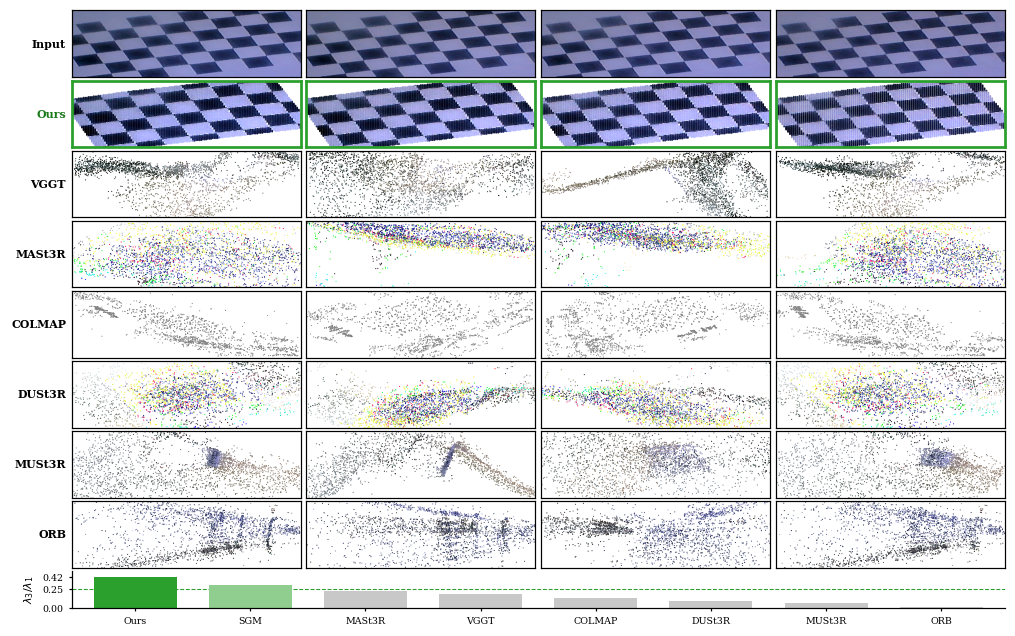
#> input picture figures/fig_qualitative_chessboard.png, 1015 x 636 px
$ python -i _gen_fig_qualitative_comparison.py   (imports and definitions only)   (older library calls are emulated)
#> lines starting #> are read from the running program, lines starting #| are printed output that depends on the picture
#> further down, picture is the input picture: shape (636, 1015, 3); mean B, G, R 214.6, 208.9, 206
#!/usr/bin/env python3
# -*- coding: utf-8 -*-
"""Split the qualitative benchmark into three light figures.

Point clouds are rasterised inside the PDF so a viewer does not walk
thousands of vector markers when the page is opened.

  fig_qualitative_chessboard.pdf   per-frame checker heightfields + fused shape
  fig_qualitative_trajectory.pdf   measured GT / FullGauge / ORB tracks
  fig_qualitative_tissue.pdf       clinical clouds, face and side
"""
from __future__ import annotations

import json
import os
import shutil
import sys
from pathlib import Path

import numpy as np

# [1 line not run here, left out]
import matplotlib

# [1 line not run here, left out]
import matplotlib.pyplot as plt
from matplotlib import cm
import cv2
import open3d as o3d

BASE = Path(r"E:\MIS_TMI_Re_3D")
CODE_DIR = BASE / "re3d_cmpb_results" / "code"
sys.path.insert(0, str(CODE_DIR))
from _opt_ego_pose import sim3_ate, subsample_idx  # noqa: E402
from _eval_ego_recon_orb import orb_centers  # noqa: E402

FIG_DIR = BASE / "re3d_cmpb_results" / "figures"
STAGE_DIR = BASE / "re3d_cmpb_results" / "paper" / "_cmig_clean_stage"
PAPER_DIR = BASE / "re3d_cmpb_results" / "paper"
BENCH = BASE / "benchmark_results"
SCREEN_PATH = BASE / "re3d_cmpb_results" / "results" / "ego_recon_screen.json"

# [12 lines not run here, left out]

# Published 17-sequence Sim3 ATE (mm), used only as panel annotations.
ATE = {
    "traj_20260923_023422": {"fg": 4.55, "vggt": 16.86, "orb": 68.59, "ba": 65.87},
    "traj_20260924_144019": {"fg": 4.66, "vggt": 12.76, "orb": 65.99, "ba": 43.36},
    "traj_20260923_023241": {"fg": 15.90, "vggt": 18.95, "orb": 71.39, "ba": 32.37},
    "traj_20260924_143156": {"fg": 3.12, "vggt": 9.35, "orb": 58.75, "ba": 58.66},
    "traj_20260923_015918": {"fg": 1.31, "vggt": 5.70, "orb": 29.52, "ba": 24.15},
    "traj_20260923_020132": {"fg": 2.35, "vggt": 21.83, "orb": 35.48, "ba": 29.88},
    "traj_20260923_020407": {"fg": 1.85, "vggt": 11.88, "orb": 41.98, "ba": 27.87},
    "rigid_20260924_142902": {"fg": 2.05, "vggt": 5.99, "orb": 37.33, "ba": 22.67},
    "sim_20260924_172955_s10095": {"vggt": 36.97, "orb": 42.13, "ba": 39.85},
    "sim_20260924_173022_s10096": {"vggt": 18.07, "orb": 40.29, "ba": 41.60},
    "sim_20260924_173049_s10097": {"vggt": 37.25, "orb": 21.04, "ba": 24.86},
    "sim_20260924_173116_s10098": {"vggt": 20.75, "orb": 39.55, "ba": 24.53},
}


# [22 lines left out: functions rasterize, pca_align, clip_central, not called in this run]


def normalize_span(pts):
    pts = pts - pts.mean(0)
    span = float(np.ptp(pts, axis=0).max())
    return pts / max(span, 1e-6)


# [51 lines left out: functions subsample, load_ply_rgb, depth_colors, scatter_cloud, style_ours, not called in this run]


def build_ours_heightfield(img_bgr, step=3, z_frac=0.16):
#> called with step = 3, z_frac = 0.16
    rgb = cv2.cvtColor(img_bgr, cv2.COLOR_BGR2RGB)
    gray = cv2.cvtColor(img_bgr, cv2.COLOR_BGR2GRAY)
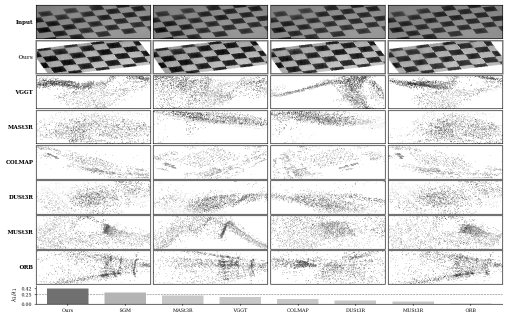
#> gray: shape (636, 1015) (shown at 1/2 size); min 0, max 255, mean 208.7
    flags = cv2.CALIB_CB_ADAPTIVE_THRESH + cv2.CALIB_CB_NORMALIZE_IMAGE
    ret, corners = cv2.findChessboardCorners(gray, (8, 5), flags)
#> ret = False; corners = None
    if not ret:
        ret, corners = cv2.findChessboardCorners(gray, (5, 8), flags)
    mask = np.ones_like(gray) * 255
    if ret:
        corners = cv2.cornerSubPix(
            gray, corners, (5, 5), (-1, -1),
            (cv2.TERM_CRITERIA_EPS + cv2.TERM_CRITERIA_MAX_ITER, 40, 1e-3),
        )
        hull = cv2.convexHull(corners.astype(np.float32))
        mask = np.zeros_like(gray)
        cv2.fillConvexPoly(mask, hull.astype(np.int32), 255)
        mask = cv2.dilate(mask, np.ones((35, 35), np.uint8))
    blur = cv2.bilateralFilter(gray, 9, 75, 75)
    gx = cv2.Sobel(blur, cv2.CV_32F, 1, 0, 3)
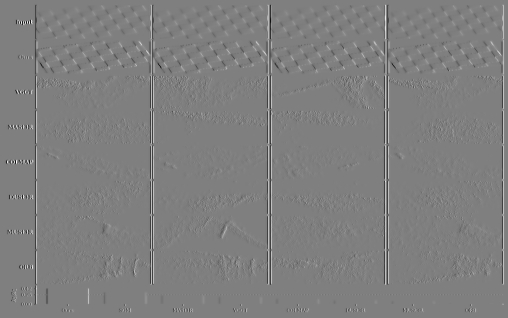
#> gx: shape (636, 1015) float32 (shown at 1/2 size); min -964, max 965, mean 0; drawn with min black and max white
    gy = cv2.Sobel(blur, cv2.CV_32F, 0, 1, 3)
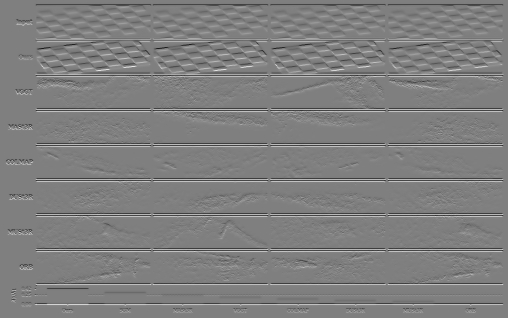
#> gy: shape (636, 1015) float32 (shown at 1/2 size); min -972, max 972, mean 0; drawn with min black and max white
    mag = cv2.GaussianBlur(np.sqrt(gx * gx + gy * gy), (5, 5), 0)
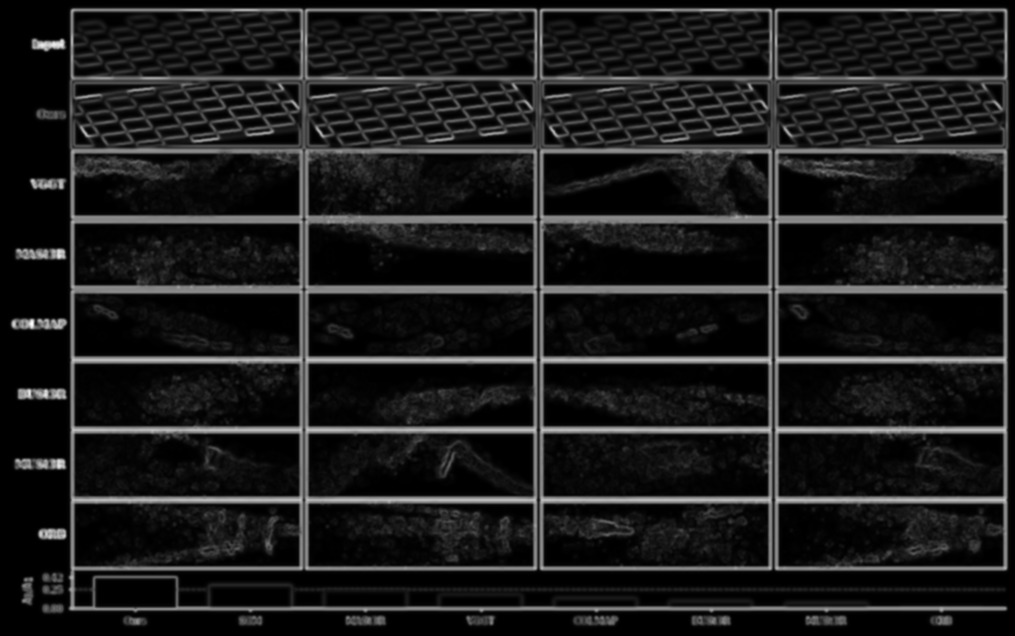
#> mag: shape (636, 1015) float32; min 0, max 881.6, mean 96.5; drawn with min black and max white
    mag = (mag - mag.min()) / (float(np.ptp(mag)) + 1e-8)
    h, w = gray.shape
    ys, xs = np.mgrid[0:h:step, 0:w:step]
    keep = mask[ys, xs] > 0
    xs, ys = xs[keep], ys[keep]
    z = mag[ys, xs] * z_frac * max(h, w)
    pts = np.stack([xs.astype(np.float64), -ys.astype(np.float64), z], axis=1)
    cols = rgb[ys, xs].astype(np.float64) / 255.0
    lum = cols.mean(axis=1, keepdims=True)
    cols = np.clip(0.35 + 1.35 * (cols - 0.35), 0, 1)
    cols = np.clip(cols * (0.55 + 0.9 * lum), 0, 1)
    return normalize_span(pts), cols, rgb, (corners if ret else None)
#> in normalize_span, `span = float(np.ptp(pts, axis=0).max())`: span = 1014


# [365 lines left out: functions pick_board_frames, save_pair, align_sim3, pnp_centers, crop_board, four_views and 3 more, not called in this run]


# [8 lines not run here, left out]

>>> import cv2
>>> picture = cv2.imread('../figures/fig_qualitative_chessboard.png')
>>> result = build_ours_heightfield(picture)

$ run again, on figures/fig_17seq_benchmark.png
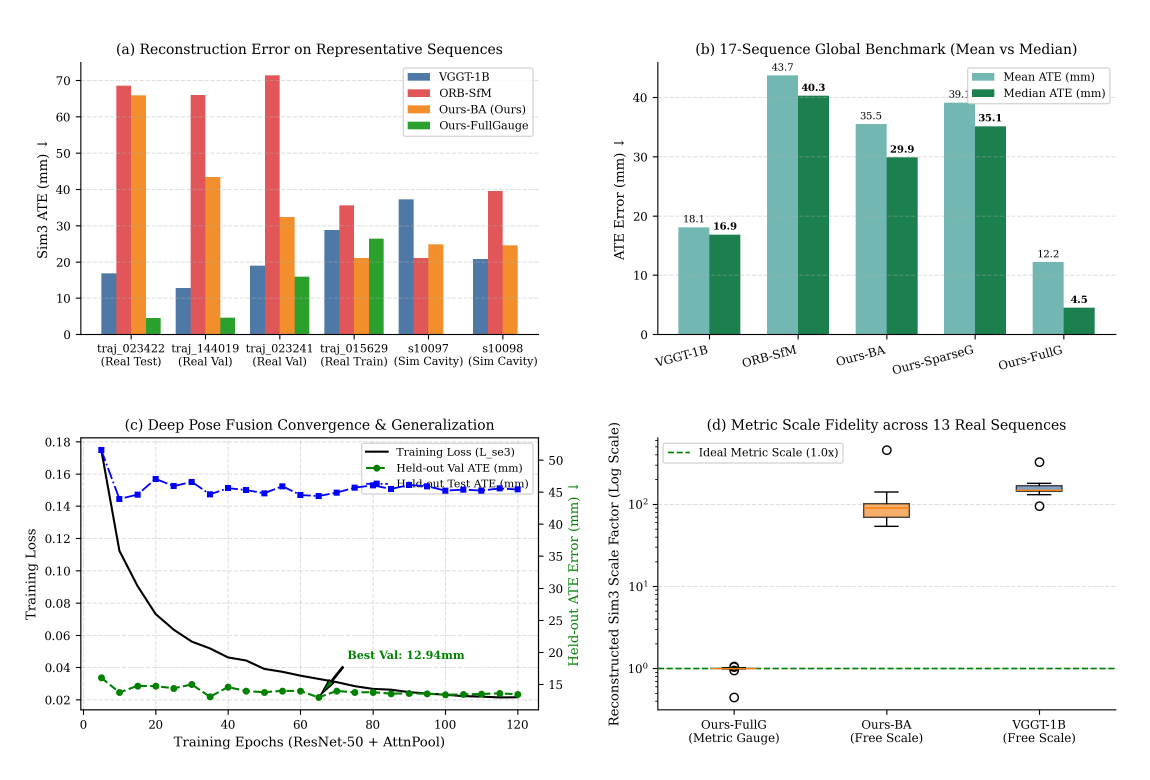
#> input picture figures/fig_17seq_benchmark.png, 3450 x 2340 px (shown at 1/3 size)
#> picture is the input picture: shape (2340, 3450, 3); mean B, G, R 234, 236.7, 234.7
#> in build_ours_heightfield, `gray = cv2.cvtColor(img_bgr, cv2.COLOR_BGR2GRAY)`:
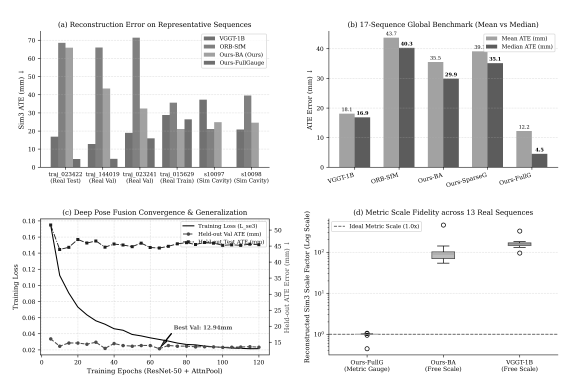
#> gray: shape (2340, 3450) (shown at 1/6 size); min 0, max 255, mean 235.8
#> ret = False; corners = None
#> in build_ours_heightfield, `mag = cv2.GaussianBlur(np.sqrt(gx * gx + gy * gy), (5, 5), 0)`:
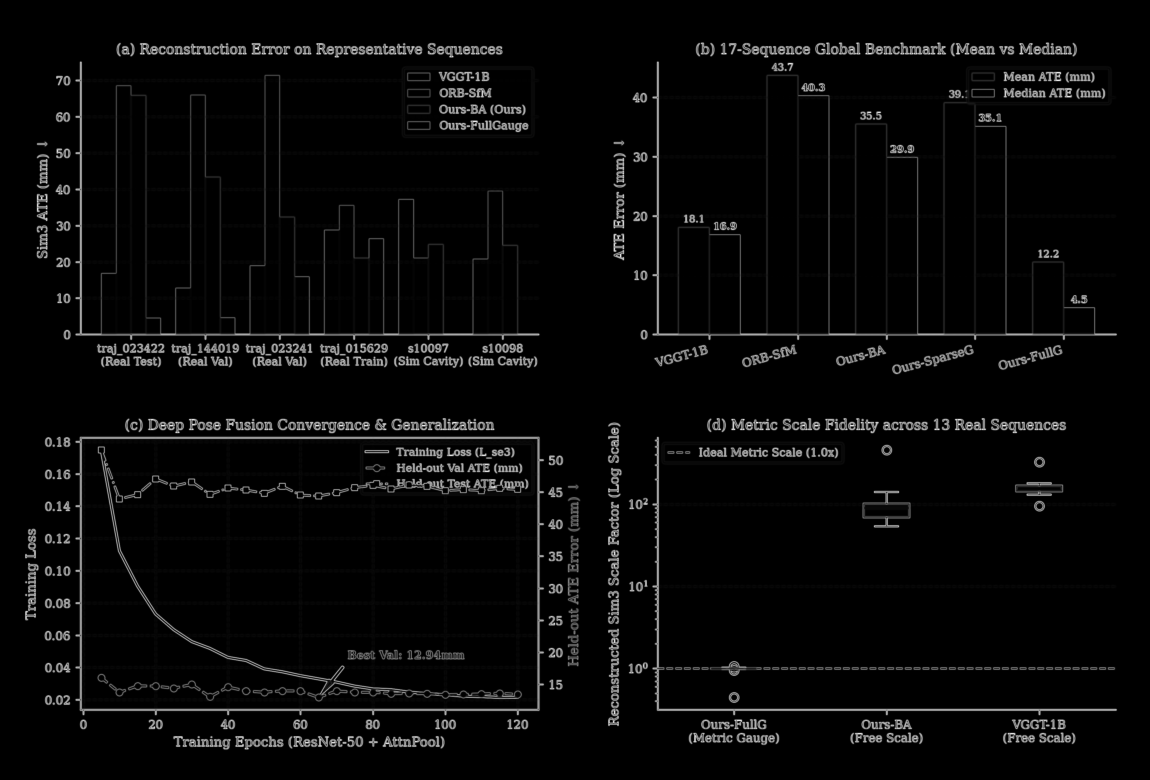
#> mag: shape (2340, 3450) float32 (shown at 1/3 size); min 0, max 945.3, mean 31.3; drawn with min black and max white
#> span = 3447

$ run again, on figures/fig_new_capture.png
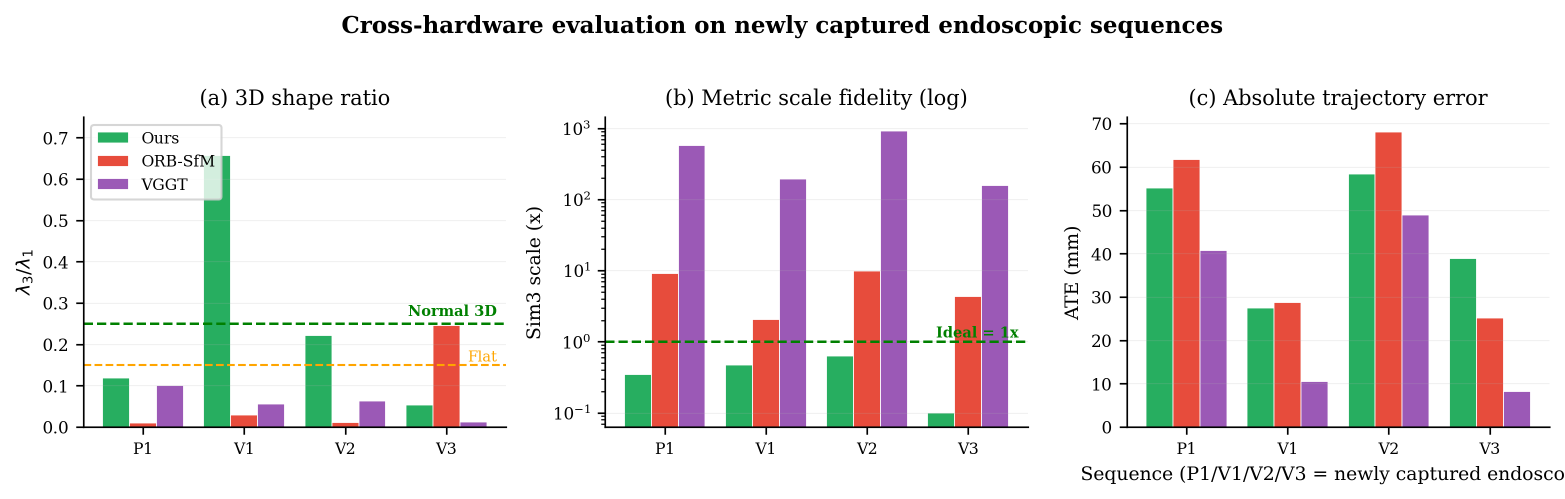
#> input picture figures/fig_new_capture.png, 3129 x 998 px (shown at 1/2 size)
#> picture is the input picture: shape (998, 3129, 3); mean B, G, R 227.2, 227.1, 231.7
#> in build_ours_heightfield, `gray = cv2.cvtColor(img_bgr, cv2.COLOR_BGR2GRAY)`:
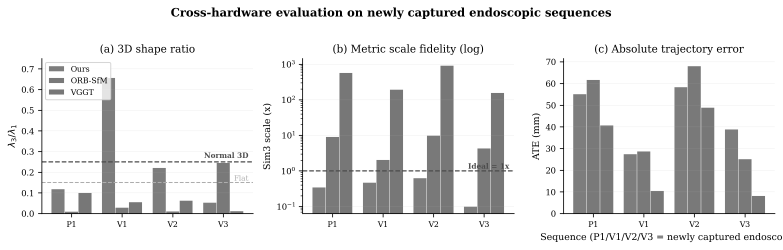
#> gray: shape (998, 3129) (shown at 1/4 size); min 0, max 255, mean 228.5
#> ret = False; corners = None
#> in build_ours_heightfield, `mag = cv2.GaussianBlur(np.sqrt(gx * gx + gy * gy), (5, 5), 0)`:
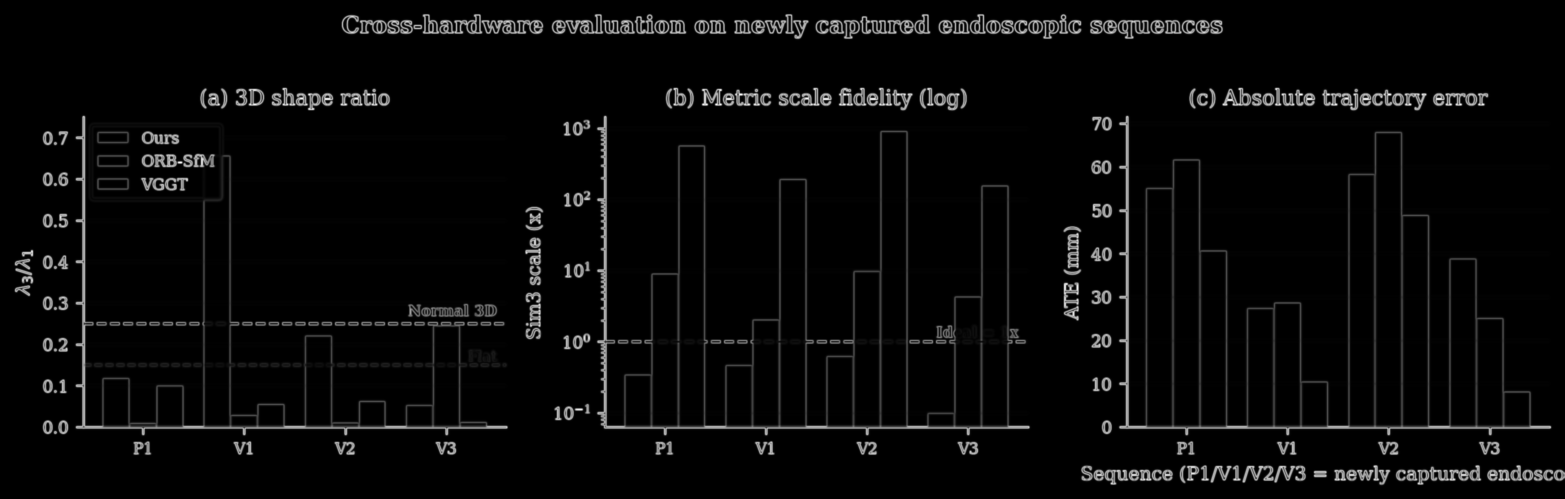
#> mag: shape (998, 3129) float32 (shown at 1/2 size); min 0, max 936, mean 32.3; drawn with min black and max white
#> span = 3126
